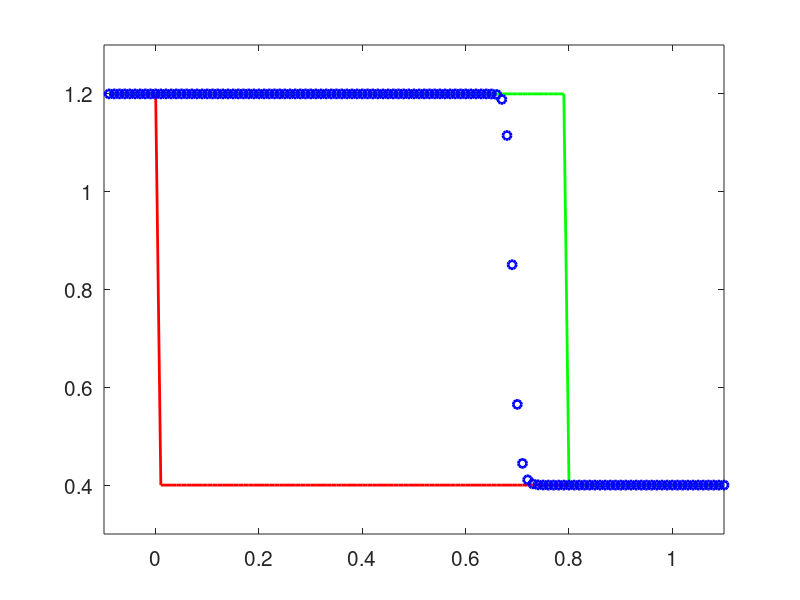

Write MATLAB code to recreate this figure.
clear all;
clc;
%%%% set domain and mesh %%%
xmin = -0.1;
xmax = 1.1;
CFL = 0.5;
dx = 0.01;
dt = dx * CFL;
x = (xmin + dx : dx : xmax)';
Nx = size(x, 1);
%%%% set initial value %%%%%%
ul = 1.2;
ur = 0.4;
u0 = zeros(Nx, 1);
u0(x < 0) = ul;
u0(x >= 0) = ur;
%%%% time marching %%%%%
u = u0;
t = 0;
tmax = 1;
while (t < tmax)
    u = u - CFL * u .* (u - [u(1, 1); u(1 : end - 1,1)]);
    t = t + dt;
end
%%%% accurate solution %%%
u_true = zeros(Nx, 1);
shock_position = 0.8; % given by analytic solution
u_true(x < shock_position) = ul;
u_true(x >= shock_position) = ur;
f = figure(1);
plot(x, u0, 'r', 'LineWidth', 2);
hold on
plot(x, u_true, 'g', 'LineWidth', 2);
hold on
plot(x, u, 'bo', 'LineWidth', 2);
set(gca, 'FontSize', 15);
xlim([xmin xmax]);
ylim([0.3 1.3]);
print(f, 'burgers_nonconservative.png', '-dpng');